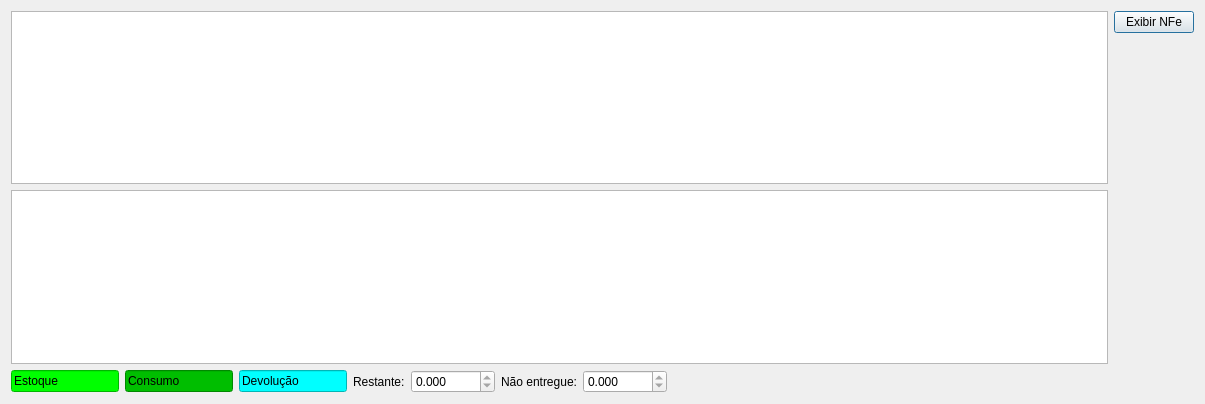
<?xml version="1.0" encoding="UTF-8"?>
<ui version="4.0">
 <class>Estoque</class>
 <widget class="QDialog" name="Estoque">
  <property name="geometry">
   <rect>
    <x>0</x>
    <y>0</y>
    <width>1205</width>
    <height>404</height>
   </rect>
  </property>
  <property name="windowTitle">
   <string>Estoque</string>
  </property>
  <layout class="QGridLayout" name="gridLayout">
   <item row="0" column="0" rowspan="2">
    <widget class="TableView" name="tableEstoque">
     <property name="mouseTracking">
      <bool>true</bool>
     </property>
     <property name="editTriggers">
      <set>QAbstractItemView::NoEditTriggers</set>
     </property>
     <property name="selectionMode">
      <enum>QAbstractItemView::SingleSelection</enum>
     </property>
     <property name="selectionBehavior">
      <enum>QAbstractItemView::SelectRows</enum>
     </property>
    </widget>
   </item>
   <item row="0" column="1">
    <widget class="QPushButton" name="pushButtonExibirNfe">
     <property name="text">
      <string>Exibir NFe</string>
     </property>
    </widget>
   </item>
   <item row="3" column="0">
    <layout class="QHBoxLayout" name="horizontalLayout">
     <item>
      <widget class="QLineEdit" name="lineEdit_3">
       <property name="sizePolicy">
        <sizepolicy hsizetype="Preferred" vsizetype="Fixed">
         <horstretch>0</horstretch>
         <verstretch>0</verstretch>
        </sizepolicy>
       </property>
       <property name="maximumSize">
        <size>
         <width>120</width>
         <height>16777215</height>
        </size>
       </property>
       <property name="styleSheet">
        <string notr="true">background-color: rgb(0, 255, 0);
color: rgb(0, 0, 0);</string>
       </property>
       <property name="text">
        <string>Estoque</string>
       </property>
       <property name="readOnly">
        <bool>true</bool>
       </property>
      </widget>
     </item>
     <item>
      <widget class="QLineEdit" name="lineEdit_6">
       <property name="sizePolicy">
        <sizepolicy hsizetype="Preferred" vsizetype="Fixed">
         <horstretch>0</horstretch>
         <verstretch>0</verstretch>
        </sizepolicy>
       </property>
       <property name="maximumSize">
        <size>
         <width>120</width>
         <height>16777215</height>
        </size>
       </property>
       <property name="autoFillBackground">
        <bool>false</bool>
       </property>
       <property name="styleSheet">
        <string notr="true">background-color: rgb(0, 190, 0);
color: rgb(0, 0, 0);</string>
       </property>
       <property name="text">
        <string>Consumo</string>
       </property>
       <property name="readOnly">
        <bool>true</bool>
       </property>
      </widget>
     </item>
     <item>
      <widget class="QLineEdit" name="lineEdit_7">
       <property name="sizePolicy">
        <sizepolicy hsizetype="Preferred" vsizetype="Fixed">
         <horstretch>0</horstretch>
         <verstretch>0</verstretch>
        </sizepolicy>
       </property>
       <property name="maximumSize">
        <size>
         <width>120</width>
         <height>16777215</height>
        </size>
       </property>
       <property name="autoFillBackground">
        <bool>false</bool>
       </property>
       <property name="styleSheet">
        <string notr="true">background-color: rgb(0, 255, 255);
color: rgb(0, 0, 0);</string>
       </property>
       <property name="text">
        <string>Devolução</string>
       </property>
       <property name="readOnly">
        <bool>true</bool>
       </property>
      </widget>
     </item>
     <item>
      <widget class="QLabel" name="labelRestante">
       <property name="text">
        <string>Restante:</string>
       </property>
      </widget>
     </item>
     <item>
      <widget class="QDoubleSpinBox" name="doubleSpinBoxRestante">
       <property name="readOnly">
        <bool>true</bool>
       </property>
       <property name="decimals">
        <number>3</number>
       </property>
       <property name="maximum">
        <double>99999.990000000005239</double>
       </property>
      </widget>
     </item>
     <item>
      <widget class="QLabel" name="labelRestante_2">
       <property name="text">
        <string>Não entregue:</string>
       </property>
      </widget>
     </item>
     <item>
      <widget class="QDoubleSpinBox" name="doubleSpinBoxComprometidoNaoEntregue">
       <property name="readOnly">
        <bool>true</bool>
       </property>
       <property name="decimals">
        <number>3</number>
       </property>
       <property name="maximum">
        <double>99999.990000000005239</double>
       </property>
      </widget>
     </item>
     <item>
      <spacer name="horizontalSpacer">
       <property name="orientation">
        <enum>Qt::Horizontal</enum>
       </property>
       <property name="sizeHint" stdset="0">
        <size>
         <width>40</width>
         <height>20</height>
        </size>
       </property>
      </spacer>
     </item>
    </layout>
   </item>
   <item row="2" column="0">
    <widget class="TableView" name="tableConsumo">
     <property name="mouseTracking">
      <bool>true</bool>
     </property>
     <property name="editTriggers">
      <set>QAbstractItemView::NoEditTriggers</set>
     </property>
     <property name="selectionBehavior">
      <enum>QAbstractItemView::SelectRows</enum>
     </property>
    </widget>
   </item>
   <item row="1" column="1" rowspan="2">
    <spacer name="verticalSpacer">
     <property name="orientation">
      <enum>Qt::Vertical</enum>
     </property>
     <property name="sizeHint" stdset="0">
      <size>
       <width>20</width>
       <height>40</height>
      </size>
     </property>
    </spacer>
   </item>
  </layout>
 </widget>
 <customwidgets>
  <customwidget>
   <class>TableView</class>
   <extends>QTableView</extends>
   <header>src/tableview.h</header>
  </customwidget>
 </customwidgets>
 <resources/>
 <connections/>
</ui>
